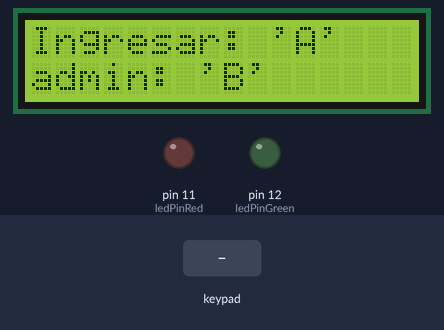
The sketch below on a simulated Arduino Uno, built with avr-gcc and run on an emulated ATmega328P. Parts: 16×2 character LCD, output pins drawn as LEDs (lit = HIGH). The test bench sets the inputs (shaded band). EEPROM starts erased; what the sketch prints to the serial monitor is not drawn.

Above: at 1.2 s.
1.3 s: key 'A' pressed
At 3.5 s:
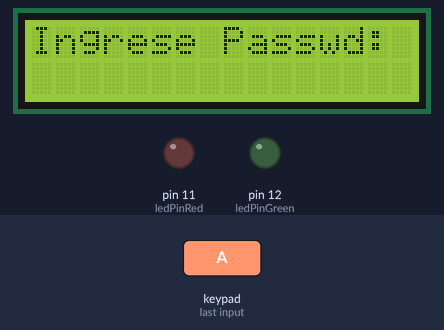
3.8 s: keypad keys 9 8 7 6 pressed 0.4 s apart
At 7.1 s:
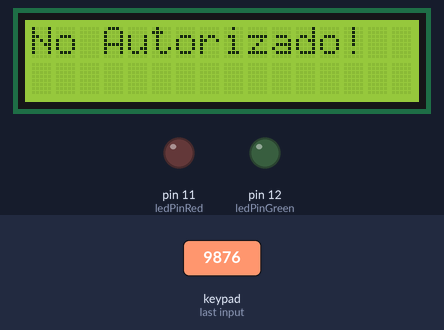
8.4 s: key 'B' pressed
At 10.1 s:
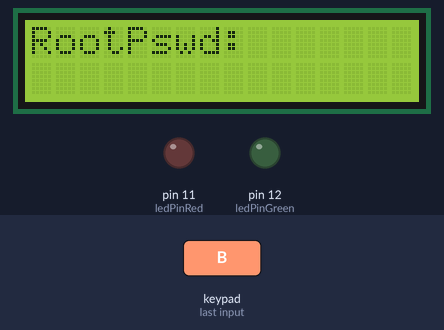
10.9 s: keypad keys 2 0 0 1 pressed 0.4 s apart
At 13.1 s:
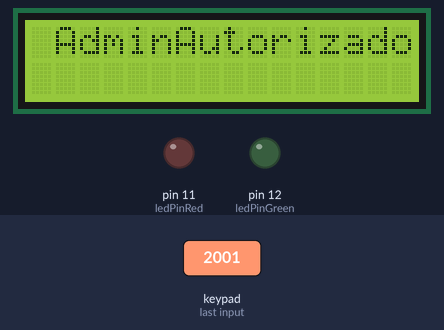
15.5 s: keypad keys 9 8 7 6 A pressed 0.4 s apart
At 18.1 s:
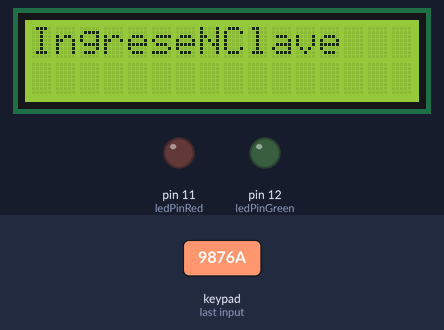
19.0 s: keypad keys 9 8 7 6 # pressed 0.4 s apart
At 21.5 s:
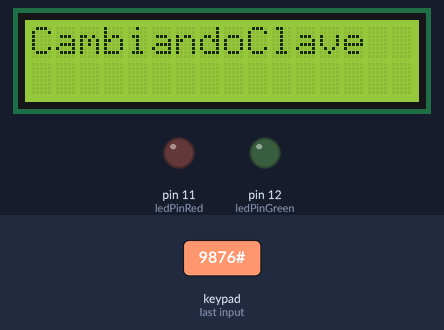
Timing chart, 0 to 23.0 s (numbered marks = the images above; inputs shaded):
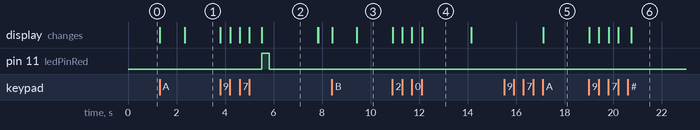

The sketch:

displayLCD4.ino
```cpp
#include <Keypad.h>
#include <LiquidCrystal_I2C.h>
#include <EEPROM.h>

//se definen los pines del teclado matricial
const byte ROWS = 4;
const byte COLS = 4;
char keys[ROWS][COLS] = {
  {'1','2','3','A'},
  {'4','5','6','B'},
  {'7','8','9','C'},
  {'*','0','#','D'}
};
byte rowPins[ROWS] = {9,8,7,6};
byte colPins[COLS] = {5,4,3,2};

// Creamos el objeto keypad para manejar el teclado matricial
Keypad keypad = Keypad(makeKeymap(keys), rowPins, colPins, ROWS, COLS);

// Definimos los pines del display LCD
LiquidCrystal_I2C lcd(0x27, 16, 2); // Configuramos la dirección del display (0x3F) y sus dimensiones (16x2)

#define ledPinGreen 12
#define ledPinRed 11

long number = 0;

void setup() {

  int passwd = 2001;
  // Inicializamos el display LCD
  lcd.init();
  lcd.backlight();
  lcd.clear();
  lcd.setCursor(0, 0);
  lcd.print("Presione una tecla");

  pinMode(ledPinGreen, OUTPUT);
  pinMode(ledPinRed, OUTPUT);

  // Inicializamos el monitor serie
  Serial.begin(9600);
}

void loop(){
  //llamar a la funcion que nos pide la accion principal
  readAction();

}


void readAction(){
  char key = NO_KEY;
  lcd.clear();
  lcd.setCursor(0,0);
  lcd.print("Ingresar: 'A'");
  lcd.setCursor(0,1);
  lcd.print("admin: 'B'");

    while (true) {
    key = keypad.getKey();
    if (key != NO_KEY) {
      if (key == 'A') {
        lcd.clear();
        lcd.setCursor(0, 0);
        lcd.print("Presiono A");
        delay(1000);
        readNumber();
          break;
      }
      else if (key == 'B') {
        lcd.clear();
        lcd.setCursor(0, 0);
        lcd.print("Presiono B");
        delay(1000);
        readPasswdRoot();
        break;
      }
    }
//    delay(1000);
  }
}

/*Apartado para definir la contrasena del usuario en el root*/

void readPasswdRoot() {
  char key;
  int count = 0;
  number = 0;
  int passwd = 2001;
  lcd.clear();
  lcd.print("RootPswd:");
  while (count < 4) {
    key = keypad.getKey();
    if (key != NO_KEY && isDigit(key)) {
      lcd.setCursor(count, 1);
      lcd.write(key);
      number = number * 10 + (key - '0');
      count++;
    }
  }
  if(number == passwd){
    lcd.clear();
    lcd.setCursor(1,0);
    lcd.print("AdminAutorizado:");
    delay(2000);
    menuConf();//nos manda  al menu de configuracion
  } else{//nos devuelve al inicio
    lcd.clear();
    lcd.setCursor(1,0);
    lcd.print("No Autorizado");
    lcd.setCursor(1,1);
    lcd.print("Adios");
    delay(2000);
    }
  delay(1000);
}
/*menu de la configuracion del usuario root para poder manipular la clave*/
void menuConf(){

  char key;
    lcd.clear();
    lcd.setCursor(0,0);
    lcd.print("UpdatePW: press A");

    lcd.setCursor(0,1);
    lcd.print("Borrar: press B");
    key = NO_KEY;
    while(true){
    key = keypad.getKey();

    if(key == 'A'){
          //aqui se ingresa nueva clave
          lcd.clear();
          lcd.setCursor(0, 0);
          lcd.print("IngreseNClave");
          int addr = 0;
          char key;
          int count = 0;
          number = 0;
              while (count < 4) {
              key = keypad.getKey();
              if (key != NO_KEY && isDigit(key)) {
                lcd.setCursor(count, 1);
                lcd.write(key);
                number = number * 10 + (key - '0');
                count++;
              }
            }
            delay(500);
            //termina el apartado para ingresar nuev clave

          writeLongIntoEEPROM(100, number); //guarda la nueva clave o la actualiza en la localidad 100
          long number = readLongFromEEPROM(100);

          Serial.print("clave: ");
          Serial.println(number);
          lcd.clear();
          lcd.setCursor(0,0);
          lcd.print("CambiandoClave");
          delay(1000);
          break;
  } else if(key == 'B'){  //si es b entonces preguntara si confirmara borrar pero aun no lo hace
      lcd.clear();
      lcd.setCursor(0,0);
      lcd.print("Seguro de borrar?");
      lcd.setCursor(0,1);
      lcd.print("Si->C   NO->D");
      while (true) {
        key = keypad.getKey();
        if (key != NO_KEY) {
        if (key == 'C') {
          //aqui reiniciamos la clave a cero de todos modos
          writeLongIntoEEPROM(100, 1928); //guarda la nueva clave o la actualiza en la localidad 100
          long number = readLongFromEEPROM(100);
          Serial.print("clave: ");
          Serial.println(number);
          //termina proceso de reincio de clave
        lcd.clear();
        lcd.setCursor(0, 0);
        lcd.print("Se ha borrado");
        delay(1000);
          return;
      }
      else if (key == 'D') {
        lcd.clear();
        lcd.setCursor(0, 0);
        lcd.print("No se ha borrado");
        delay(1000);
        break;
        }
        }
       }
    }
  }

    delay(2000);
}
//funcion para leer la contrasena de acceso
void readNumber() {
  char key;
  int count = 0;
  number = 0;
  lcd.clear();
  lcd.print("Ingrese Passwd:");
  while (count < 4) {
    key = keypad.getKey();
    if (key != NO_KEY && isDigit(key)) {
      lcd.setCursor(count, 1);
      lcd.write(key);
      number = number * 10 + (key - '0');
      count++;
    }
  }
  delay(500);
  long savedNumber = readLongFromEEPROM(100); // leer el número guardado en la dirección de memoria 0
  if (number == savedNumber) {
    lcd.clear();
    lcd.setCursor(0,0);
    lcd.print("Autorizado!");
    lcd.setCursor(0,1);
    lcd.print("Puede Pasar");
    digitalWrite(ledPinGreen,HIGH);
    delay(2000);
    digitalWrite(ledPinGreen,LOW);
//    delay(2000)
  } else {
    lcd.clear();
    lcd.setCursor(0,0);
    lcd.print("No Autorizado!");
    digitalWrite(ledPinRed,HIGH);
    delay(300);
    digitalWrite(ledPinRed,LOW);
  }
  delay(2000); // Mostrar el resultado durante 2 segundos antes de borrar la pantalla
  lcd.clear(); // Borrar la pantalla

  // Mostrar el número guardado en la EEPROM en el monitor serie

  Serial.println(savedNumber);

}//fin de la funcion


/*funciones para escribir en la eeprom*/

void writeLongIntoEEPROM(int address, long number){
  EEPROM.write(address, (number >> 24) & 0xFF);
  EEPROM.write(address + 1, (number >> 16) & 0xFF);
  EEPROM.write(address + 2, (number >> 8) & 0xFF);
  EEPROM.write(address + 3, number & 0xFF);
}

long readLongFromEEPROM(int address){
  return ((long)EEPROM.read(address) << 24) +
         ((long)EEPROM.read(address + 1) << 16) +
         ((long)EEPROM.read(address + 2) << 8) +
         (long)EEPROM.read(address + 3);
}//fin de las funciones
```

Measured:
- after the input at 1.3 s, the display: first changes at once (image 1 shows a later state)
- after the input at 3.8 s, pin 11 (ledPinRed): LOW → HIGH after 1.7 s, → LOW 0.30 s later; the display: first changes at once (image 2 shows a later state)
- after the input at 8.4 s, the display: first changes at once (image 3 shows a later state)
- after the input at 10.9 s, the display: first changes at once (image 4 shows a later state)
- after the input at 15.5 s, the display: changes after 1.6 s (image 5)
- after the input at 19.0 s, the display: first changes at once (image 6 shows a later state)
- what the display in image 2 shows lasts 2.3 s, from 5.5 s to 7.8 s
